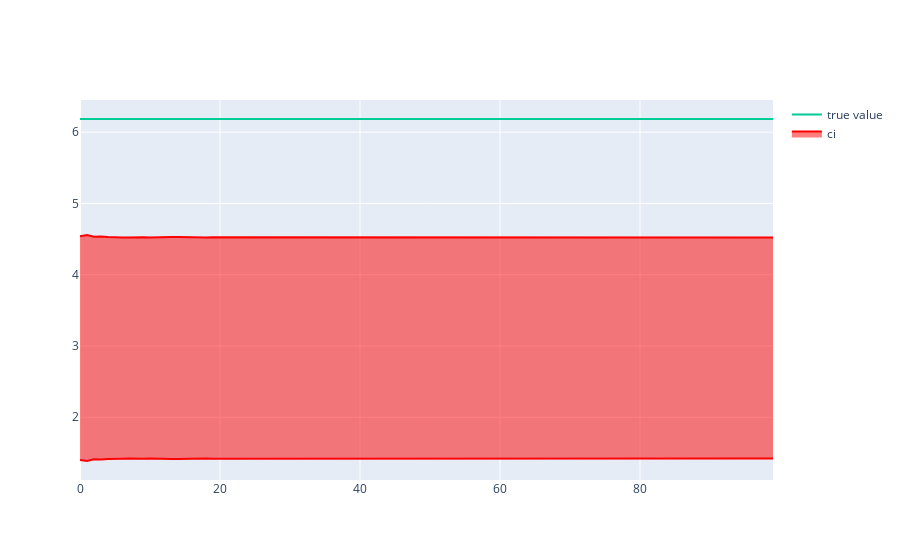

Source (notebook cell):
### Code cell
plot_ci = np.append(ci[:, 0], np.flip(ci[:, 1]))
fig = go.Figure()
fig.add_trace(go.Scatter(y=ci[:,0], showlegend=False , marker=dict(color="#f00")))
fig.add_trace(go.Scatter(y=ci[:,1], name="ci", marker=dict(color="#f00"), fill="tonexty"))
fig.add_trace(go.Scatter(y=np.repeat([theta], nb_runs), name="true value"))
